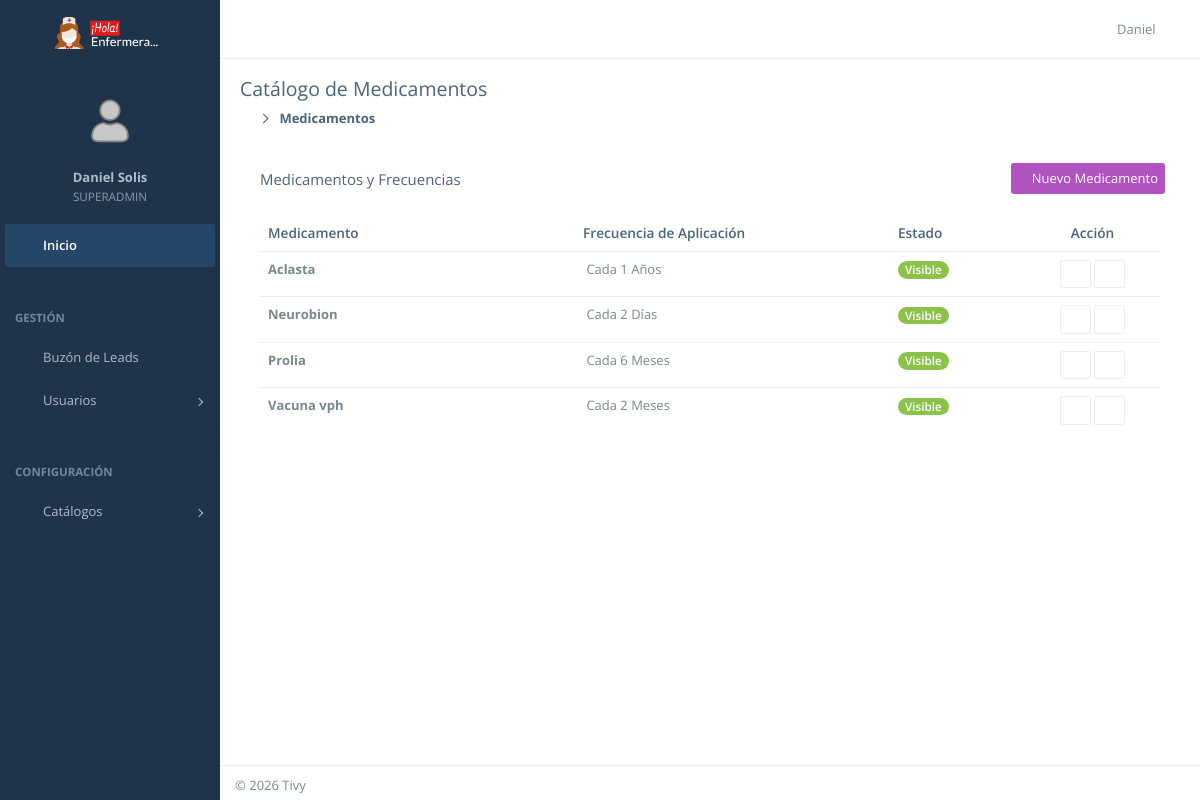
The page /dashboard/medicamentos/ (signed in) on the database its author committed.
### CoreApps/users/models.py (models this page shows, shortened)
class User(AbstractUser):
    class Roles(models.TextChoices):
        CLIENTE = 'CLIENTE', _('Cliente')
        ENFERMERO = 'ENFERMERO', _('Enfermero')
        SUPERVISOR = 'SUPERVISOR', _('Supervisor')
        ADMINISTRADOR = 'ADMINISTRADOR', _('Administrador')
        SUPERADMIN = 'SUPERADMIN', _('Super Administrador')
    email = models.EmailField(_('Correo Electrónico'), unique=True)
    groups = models.ManyToManyField(
        Group,
        verbose_name=_('groups'),
        blank=True,
        help_text=_('The groups this user belongs to.'),
        related_name="custom_user_groups",  # Nombre único para evitar el choque
        related_query_name="user",
    )
    user_permissions = models.ManyToManyField(
        Permission,
        verbose_name=_('user permissions'),
        blank=True,
        help_text=_('Specific permissions for this user.'),
        related_name="custom_user_permissions", # Nombre único para evitar el choque
        related_query_name="user",
    )
    rol = models.CharField(
        max_length=20,
        choices=Roles.choices,
        default=Roles.CLIENTE,
        verbose_name=_('Rol en el sistema')
    )
    cedula = models.CharField(
        _('Cédula / RUC'),
        max_length=13,
        unique=True,
        blank=True,
        null=True
    )
    telefono = models.CharField(
        _('Teléfono Celular'),
        max_length=20,
        blank=True,
        null=True,
        help_text=_('Número principal para contacto')
    )
    foto = models.ImageField(upload_to='perfiles/fotos/', blank=True, null=True)
    USERNAME_FIELD = 'email'
    REQUIRED_FIELDS = ['username', 'first_name', 'last_name', 'cedula']
    class Meta:
        verbose_name = _('Usuario')
        verbose_name_plural = _('Usuarios')

### CoreApps/services/models.py (models this page shows, shortened)
class Medication(models.Model):
    UNIDADES_TIEMPO = [
        ('DIAS', 'Días'),
        ('MESES', 'Meses'),
        ('ANIOS', 'Años'),
    ]
    nombre = models.CharField(max_length=200, unique=True)
    descripcion = models.TextField(blank=True)
    frecuencia_valor = models.PositiveIntegerField(
        _('Cada cuánto...'),
        default=1,
        help_text="Ej: 6 (para 6 meses), 1 (para 1 año)."
    )
    frecuencia_unidad = models.CharField(
        _('Unidad de Tiempo'),
        max_length=10,
        choices=UNIDADES_TIEMPO,
        default='MESES'
    )
    activo = models.BooleanField(default=True)
    class Meta:
        verbose_name = "Medicamento (Catálogo)"
        verbose_name_plural = "Catálogo de Medicamentos"

### CoreApps/services/views.py (the view)
# urls.py: path('dashboard/medicamentos/', MedicationListView.as_view(), name='admin_medication_list'),
class MedicationListView(LoginRequiredMixin, AdminRequiredMixin, ListView):
    model = Medication
    template_name = 'services/admin/medication_list.html'
    context_object_name = 'medicamentos'
    def get_queryset(self):
        return Medication.objects.all().order_by('nombre')

### CoreApps/services/views.py (called while the page is built)
    def test_func(self):
        return self.request.user.is_authenticated and self.request.user.rol in ['ADMINISTRADOR', 'SUPERADMIN', 'SUPERVISOR']

### templates/services/admin/medication_list.html (shortened to what this page needs)
{% extends 'layouts/dashboard_base.html' %}
{% block page_title %}Catálogo de Medicamentos{% endblock %}
{% block breadcrumb %}<li class="active">Medicamentos</li>{% endblock %}
{% block content %}
<div class="panel">
    <div class="panel-heading">
        <div class="panel-control">
            <a href="{% url 'admin_medication_create' %}" class="btn btn-purple"><i class="demo-pli-add"></i> Nuevo Medicamento</a>
        </div>
        <h3 class="panel-title">Medicamentos y Frecuencias</h3>
    </div>
    <div class="panel-body">
        <div class="table-responsive">
            <table class="table table-hover">
                <thead>
                    <tr>
                        <th style="width: 35%;">Medicamento</th>
                        <th style="width: 35%;">Frecuencia de Aplicación</th>
                        <th style="width: 15%;">Estado</th>
                        <th class="text-center" style="width: 15%;">Acción</th>
                    </tr>
                </thead>
                <tbody>
                    {% for m in medicamentos %}
                    <tr>
                        <td>
                            <span class="text-bold">{{ m.nombre }}</span>
                        </td>
                        <td>
                             Cada {{ m.frecuencia_valor }} {{ m.get_frecuencia_unidad_display }}
                        </td>
                        <td>
                            {% if m.activo %}
                                <span class="badge badge-success">Visible</span>
                            {% else %}
                                <span class="badge badge-default">Oculto</span>
                            {% endif %}
                        </td>
                        <td class="text-center">
                            <a href="{% url 'admin_medication_update' m.pk %}" class="btn btn-sm btn-default btn-hover-primary">
                                <i class="demo-pli-pen-5"></i>
                            </a>
                            <a href="{% url 'admin_medication_delete' m.pk %}" class="btn btn-sm btn-default btn-hover-danger">
                                <i class="demo-pli-trash"></i>
                            </a>
                        </td>
                    </tr>
                    {% empty %}
                    <tr><td colspan="4" class="text-center">No hay medicamentos registrados.</td></tr>
                    {% endfor %}
                </tbody>
            </table>
        </div>
    </div>
</div>
{% endblock %}

### templates/includes/dashboard/navbar.html (shortened to what this page needs)
{% load static %}
<header id="navbar">
    <div id="navbar-container" class="boxed">
        <div class="navbar-header">
            <a href="{% url 'dashboard' %}" class="navbar-brand">
                <div class="brand-custom-wrapper">
                    <img src="{% static 'img/logo-hola-enfermera2.png' %}"
                         alt="Hola Enfermera"
                         class="logo-image logo-lg">
                </div>
            </a>
        </div>
        <div class="navbar-content">
            <ul class="nav navbar-top-links pull-left">
                <li class="tgl-menu-btn">
                    <a class="mainnav-toggle" href="#">
                        <i class="demo-pli-list-view"></i>
                    </a>
                </li>
            </ul>
            <ul class="nav navbar-top-links pull-right">
                <li id="dropdown-user" class="dropdown">
                    <a href="#" data-toggle="dropdown" class="dropdown-toggle text-right">
                        <span class="ic-user pull-right">
                            <i class="demo-pli-male"></i>
                        </span>
                        <div class="username hidden-xs">{{ user.first_name }}</div>
                    </a>
                </li>
            </ul>
        </div>
    </div>
</header>

### templates/includes/dashboard/menu.html (shortened to what this page needs)
{% load static %}
<nav id="mainnav-container">
    <div id="mainnav">
        <div id="mainnav-menu-wrap">
            <div class="nano">
                <div class="nano-content">
                    <div id="mainnav-profile" class="mainnav-profile">
                        <div class="profile-wrap text-center">
                            <div class="pad-btm">
                                {% if user.foto %}
                                    <img class="img-circle img-md" src="{{ user.foto.url }}" alt="Foto">
                                {% else %}
                                    <img class="img-circle img-md" src="{% static 'img/profile-photos/user.png' %}" alt="Foto">
                                {% endif %}
                            </div>
                            <a href="#profile-nav" class="box-block" data-toggle="collapse" aria-expanded="false">
                                <p class="mnp-name">{{ user.get_full_name }}</p>
                                <span class="mnp-desc">{{ user.rol }}</span>
                            </a>
                        </div>
                    </div>
                    <ul id="mainnav-menu" class="list-group">
    <li class="active-link">
        <a href="{% url 'dashboard' %}">
            <i class="demo-pli-home"></i>
            <span class="menu-title">Inicio</span>
        </a>
    </li>
    {% if user.rol in 'ADMINISTRADOR,SUPERADMIN,SUPERVISOR' or user.is_superuser %}
        <li class="list-divider"></li>
        <li class="list-header">Gestión</li>
        <li>
            <a href="{% url 'admin_reminder_list' %}">
                <i class="demo-pli-mail"></i>
                <span class="menu-title">Buzón de Leads</span>
            </a>
        </li>
       <li>
            <a href="#">
                <i class="demo-pli-male-female"></i>
                <span class="menu-title">Usuarios</span>
                <i class="arrow"></i>
            </a>
        </li>
        <li class="list-divider"></li>
        <li class="list-header">Configuración</li>
        <li>
            <a href="#">
                <i class="demo-pli-gear"></i>
                <span class="menu-title">Catálogos</span>
                <i class="arrow"></i>
            </a>
        </li>
    {% endif %}
</ul>
                </div>
            </div>
        </div>
    </div>
</nav>

### static/css/dashboard.css (style rules this page uses)
body { margin: 0; padding: 0; min-height: 100vh; }
.navbar-brand img { height: 40px; }

### templates/includes/dashboard/navbar.html (style rules this page uses)
.brand-custom-wrapper { width: 100%; height: 100%; display: flex; align-items: center; justify-content: center; position: relative; }
.logo-image { max-height: 40px; width: auto; object-fit: contain; transition: all 0.3s ease; }
#container.mainnav-lg .logo-lg { display: block; }
.navbar-brand { padding: 0 !important; }

### rows shown on the page
User: first_name "Daniel", get_full_name "Daniel Solis", rol "SUPERADMIN"
Medication: nombre "Aclasta", frecuencia_valor "1", frecuencia_unidad "Años", activo "Visible"
Medication: nombre "Neurobion", frecuencia_valor "2", frecuencia_unidad "Días", activo "Visible"
Medication: nombre "Prolia", frecuencia_valor "6", frecuencia_unidad "Meses", activo "Visible"
Medication: nombre "Vacuna vph", frecuencia_valor "2", frecuencia_unidad "Meses", activo "Visible"
